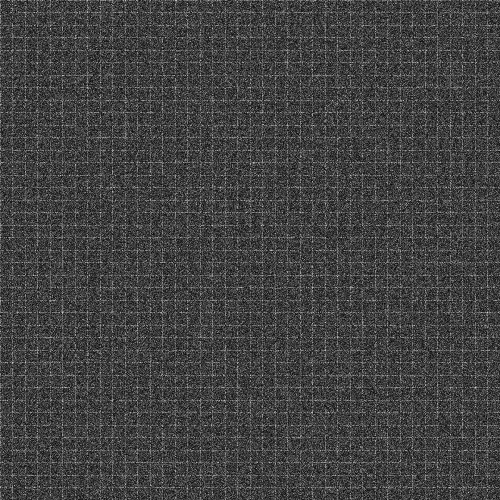
#> input picture data/gendata/grid.png, 1000 x 1000 px, given in place of grid.bmp, which was not available (shown at 1/2 size)
$ python tensor_testbench.py
#> lines starting #> are read from the running program, lines starting #| are printed output that depends on the picture; after the words box and inside, x2 and y2 are one past the last pixel; in counts of white or black regions, pixels touching at a corner belong together; pictures that were not available may be replaced by others from this repository, and a replacement may not be noted
### generate_data.py
import numpy as np
import scipy as sp
import matplotlib.pyplot as plt
import structen as st
import tensorvote as tv
import skimage as ski
import os

# adds Gaussian noise to a symmetric second order tensor field
def addGaussianT(T, sigma1, sigma0 = None):

    if sigma0 is None:
        sigma0 = sigma1

    THETA = np.random.uniform(0, np.pi * 2, (T.shape[0], T.shape[1]))
    X = np.cos(THETA)
    Y = np.sin(THETA)

    lambda_0 = np.abs(np.random.normal(0.0, sigma0, (T.shape[0], T.shape[1])))
    lambda_1 = np.abs(np.random.normal(0.0, sigma1, (T.shape[0], T.shape[1])))

    ETA1 = np.zeros_like(T)
    ETA1[:, :, 0, 0] = X * X * lambda_1
    ETA1[:, :, 0, 1] = X * Y * lambda_1
    ETA1[:, :, 1, 0] = ETA1[:, :, 0, 1]
    ETA1[:, :, 1, 1] = Y * Y * lambda_1

    ETA0 = np.zeros_like(T)
    X0 = Y
    Y0 = -X
    ETA0[:, :, 0, 0] = X0 * X0 * lambda_0
    ETA0[:, :, 0, 1] = X0 * Y0 * lambda_0
    ETA0[:, :, 1, 0] = ETA0[:, :, 0, 1]
    ETA0[:, :, 1, 1] = Y0 * Y0 * lambda_0

    return T + ETA1 + ETA0

def addShiftT(T, sigmax, sigmay = None):
    if sigmay is None:
        sigmay = sigmax

    x = np.array(range(0, T.shape[0]))
    y = np.array(range(0, T.shape[1]))
    X, Y = np.meshgrid(x, y)
    etaX = np.random.normal(0.0, sigmax, size=(T.shape[0], T.shape[1])).astype(int)
    etaY = np.random.normal(0.0, sigmay, size=(T.shape[0], T.shape[1])).astype(int)

    iX = X + etaX
    iY = Y + etaY
    iX[iX >= T.shape[0]] = 0
    iY[iY >= T.shape[1]] = 0
    iX[iX <= 0] = 0
    iY[iY <= 0] = 0
    T_out = T[iX, iY, :, :]
    return T_out

# generates an NxN axis-aligned grid with b boxes
# thickness is the width of each grid line
def genBoxGrid2(N, b, linewidth, noise=0):

    if b < 2:
        raise ValueError("An axis grid requries at least two boxes")

    # calculate the number of grid lines
    nlines = b - 1

    # calculate the total number of pixels taken up by grid lines
    linepixels = int(nlines * linewidth)

    # calculate the size of each box
    boxwidth = int((N - linepixels) / b)

    I = np.zeros((N, N))
    for i in range(nlines):
        startpixel = boxwidth + (linewidth + boxwidth) * i
        endpixel = startpixel + linewidth

        I[:, startpixel:endpixel] = 1
        I[startpixel:endpixel, :] = 1

    if noise != 0:
        I = np.random.normal(0, noise, I.shape) + I
    I[I<0] = 0

    return np.floor(((I - np.min(I)) / (np.max(I) - np.min(I))) * 255)

# generates an NxN axis-aligned grid tensor field with b boxes
# [9 lines left out: function genBoxGrid2T, not called in this run]


def genCircleGrid2(N, circles, linewidth, noise=0):

    x = np.linspace(0, N, N)                    # create a meshgrid of coordinates
    X, Y = np.meshgrid(x, x)
    #width = 1/N * linewidth

    diameter = N / circles                    # calculate the radius and diameter of the circles
    radius = diameter / 2.0

    R = np.ones((N, N)) * 100000
    for cxi in range(circles):                  # for each circle along x and y
        for cyi in range(circles):
            cx = radius + diameter * cxi
            cy = radius + diameter * cyi
            DX = X - cx
            DY = Y - cy
            D = np.sqrt(DX**2 + DY**2)
            R = np.minimum(R, D)

    I = R
    I[R<radius] = 0.0
    I[R>=radius] = 1.0

    #I = np.logical_and(R >= (radius - width), R <= radius ).astype(np.float32)
    if noise != 0:
        I = np.random.normal(0, noise, I.shape) + I
    #I[I<0] = 0

    return np.floor(((I - np.min(I)) / (np.max(I) - np.min(I))) * 255)

# [35 lines left out: functions genCircleGrid2T, genSpiral3, not called in this run]


def genSpiral2T(N, d, noise = 0):

    T = np.zeros((N, N, 2, 2)).astype(np.float32)

    dt = 0.001

    t = 0
    while True:
        x = t * np.cos(t)
        y = t * np.sin(t)


        # calculate the direction of the spiral (as the derivative)
        dx_dt = np.cos(t) - t * np.sin(t)
        dy_dt = t * np.cos(t) + np.sin(t)

        xp = (x / (2 * d) + 0.5) * N
        yp = (y / (2 * d) + 0.5) * N


        xi = int(xp)
        yi = int(yp)
        if(xi < 0 or yi < 0 or xi >= N or yi >= N):
            break


        l = np.sqrt(dx_dt ** 2 + dy_dt ** 2)

        ty = -dy_dt / l
        tx = dx_dt / l

        T[yi, xi, 0, 0] = tx * tx
        T[yi, xi, 0, 1] = tx * ty
        T[yi, xi, 1, 0] = T[yi, xi, 0, 1]
        T[yi, xi, 1, 1] = ty * ty

        t = t + dt

    if noise != 0:
        T = addGaussianT(T, noise, 0)
    return T


# saves an image stack, assuming the color value is the fastest (last) dimension
# [26 lines left out: functions saveColorStack, savestack, not called in this run]

# [24 lines of commented-out code are left out]

N = 2000
spiral_size = 200
sigma = 3
noise = 1
grid_size = 10
line_width = 1

T = genSpiral2T(N, spiral_size, 0)
np.save("spiral.npy", T)
T = addShiftT(T, 3)
T = addGaussianT(T, 0.2)
plt.figure()
tv.visualize(T, glyphs=False)
#> in visualize, `plt.show()`:
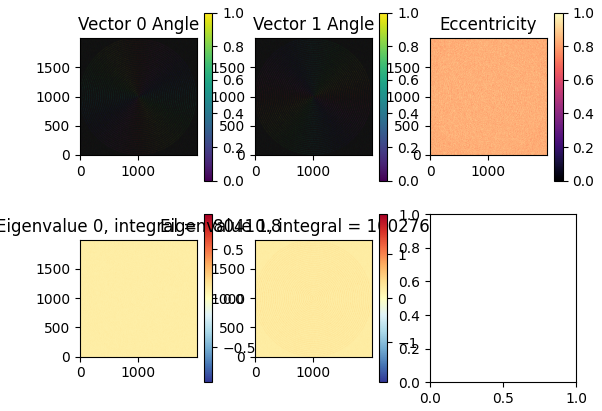
#> figure drawn by matplotlib, 10 panels

#V = tv.vote2(T)
#plt.figure()
#tv.visualize(V, glyphs=False)

I = genBoxGrid2(N, grid_size, line_width)
ski.io.imsave("boxgrid.bmp", I.astype(np.uint8))
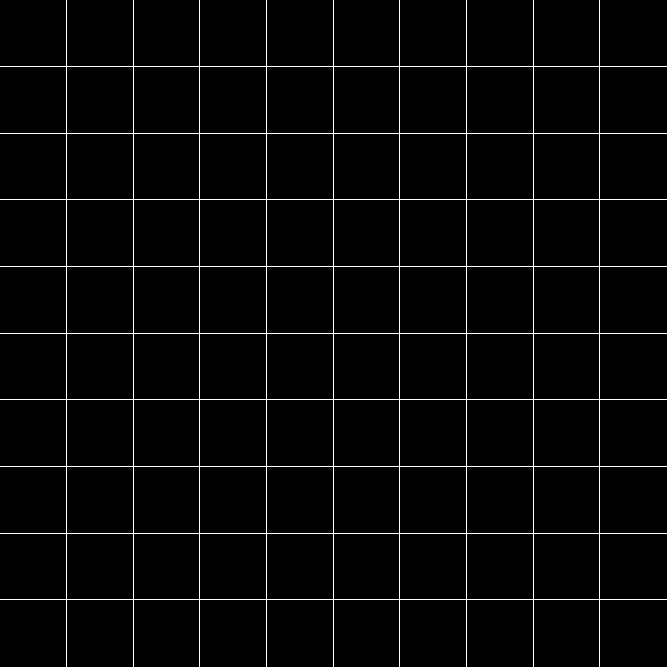
#> saved as boxgrid.bmp: shape (2000, 2000) (shown at 1/3 size); 0.9% white in thin lines or dots

I = genCircleGrid2(N, grid_size, line_width)
ski.io.imsave("circlegrid.bmp", I.astype(np.uint8))
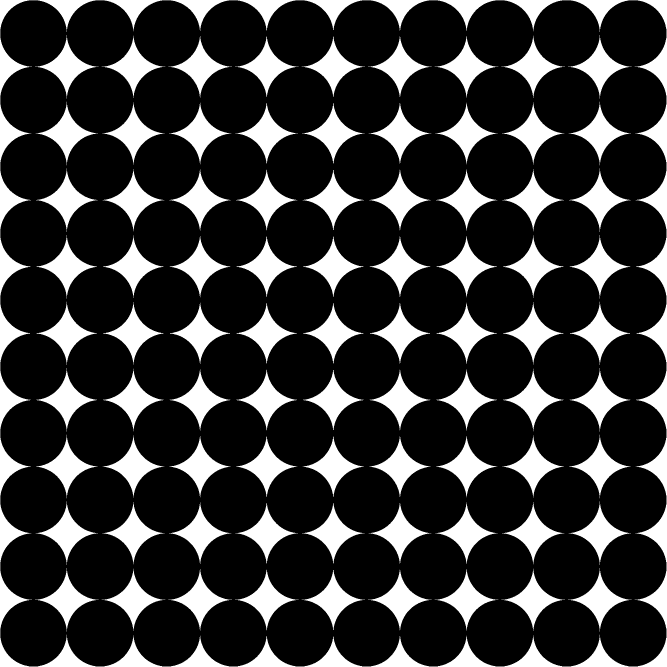
#> saved as circlegrid.bmp: shape (2000, 2000) (shown at 1/3 size); 21.5% white; 82 white regions, largest, box (x1, y1, x2, y2) and area: (0, 0, 2000, 2000) 167192, (905, 110, 1095, 290) 8582, (110, 905, 290, 1095) 8582
# [27 lines of commented-out code are left out]

### tensorvote.py
import numpy as np
import matplotlib.pyplot as plt
import matplotlib
import math
import argparse

'''

arg1: input file
arg2: output file
arg3: sigma for image to tensor conversion
arg: tensor voting sigma

'''

def eigmag(T):

    eigenValues, eigenVectors = np.linalg.eigh(T)
    magValues = np.abs(eigenValues)

    idx = np.argsort(magValues, -1)

    sortedValues = np.take_along_axis(eigenValues, idx, -1)
    sortedVectors = np.zeros_like(eigenVectors)
    sortedVectors[..., 0, :] = np.take_along_axis(eigenVectors[..., 0, :], idx, -1)
    sortedVectors[..., 1, :] = np.take_along_axis(eigenVectors[..., 1, :], idx, -1)

    return sortedValues, sortedVectors

# calculates the normalization factor for a stick tensor field
def eta(sigma1, sigma2, p):
    num = np.pi * math.factorial(2*p)
    den = 2**(2*p) * (math.factorial(p)**2)
    s = sigma1**2 + sigma2**2
    integral = (num / den) * s
    return 1.0 / integral

# calculates the voting field for a stick tensor using refined tensor voting (Goharbavang, et al., 2025)
# qx, qy is the eigenvector direction
# RX, RY are the x and y coordinates for the field
# sigma1, sigma2 are the standard deviations for the refined tensor voting algorithm
# power is the refinement term
def stickfield2(qx, qy, RX, RY, sigma1, sigma2=0, power=1):

    q = np.zeros((2, 1))
    q[0] = qx
    q[1] = qy

    # calculate the length (distance) value
    L = np.sqrt(RX**2 + RY**2)

    # calculate the normalized direction vector
    D = np.zeros((RX.shape[0], RX.shape[1], 2, 1))

    D[:, :, 0, 0] = np.divide(RX, L, out=np.ones_like(RX)*qx, where=L!=0)
    D[:, :, 1, 0] = np.divide(RY, L, out=np.ones_like(RY)*qy, where=L!=0)

    # calculate the rotated stick direction
    Dt = np.transpose(D, axes=(0, 1, 3, 2))
    I = np.eye(2)
    R = I - 2 * np.matmul(D, Dt)
    Rq = np.matmul(R, q)
    Rqt = np.transpose(Rq, (0, 1, 3, 2))

    # calculate the decay based on the desired properties
    if sigma1 == 0:
        d1 = 0
    else:
        d1 = np.exp(- L**2 / sigma1**2)

    if sigma2 == 0:
        d2 = 0
    else:
        d2 = np.exp(- L**2 / sigma2**2)

    qTd = np.squeeze(np.matmul(np.transpose(q), D))
    cos_2_theta = qTd**2
    sin_2_theta = 1 - cos_2_theta

    DECAY = (d1 * sin_2_theta + d2 * cos_2_theta)[..., np.newaxis, np.newaxis]

    V = eta(sigma1, sigma2, power) * DECAY * np.matmul(Rq, Rqt)
    return V

# calculate the vote result of the tensor field T using refined tensor voting (Goharbavang, et al., 2025)
# sigma is the standard deviation of the vote field
def stickvote2(T, sigma=3, sigma2=0):

    evals, evecs = eigmag(T)
    evals_mag = np.abs(evals)

    # store the eigenvector corresponding to the largest eigenvalue
    E = evecs[:, :, :, 1]

    sigmax = max(sigma, sigma2)

    # calculate the optimal window size
    w = int(6 * sigmax + 1)
    x = np.linspace(-(w-1)/2, (w-1)/2, w)
    X0, X1 = np.meshgrid(x, x)

    # create a padded vote field to store the vote results
    pad = int(3 * sigmax)
    VF = np.pad(np.zeros(T.shape), ((pad, pad), (pad, pad), (0, 0), (0, 0)))

    # for each pixel in the tensor field
    for x0 in range(T.shape[0]):
        for x1 in range(T.shape[1]):
            scale = (evals_mag[x0, x1, 1] - evals_mag[x0, x1, 0]) * np.sign(evals[x0, x1, 1])
            S = scale * stickfield2(E[x0, x1, 0], E[x0, x1, 1], X0, X1, sigma, sigma2)
            VF[x0:x0 + S.shape[0], x1:x1 + S.shape[1]] = VF[x0:x0 + S.shape[0], x1:x1 + S.shape[1]] + S
    return VF[pad:-pad, pad:-pad, :, :]

# calculates the voting field for a plate tensor using refined tensor voting (Goharbavang, et al., 2025)
# RX, RY are the x and y coordinates for the field
# sigma1, sigma2 are the standard deviations for the refined tensor voting algorithm
# [99 lines left out: functions platefield2, platefield2_numerical, platevote2_numerical, platevote2, not called in this run]

'''
Main function for analytical 2D tensor voting. This function applies both stick
and plate voting, and allows for both alpha and beta vote orientations. You can
use beta voting by assigning sigma=0 and the desired standard deviation for sigma_beta.
'''

def vote2(T, sigma=3, sigma_beta=0):

    S = stickvote2(T, sigma, sigma_beta)
    P = platevote2(T, sigma, sigma_beta)

    V = S + P
    return V

# [56 lines left out: functions vector2tensor, generate_stick_field, generate2, impulse, not called in this run]

def vec2theta(V):
    return np.arctan2(V[..., 1], V[..., 0])

def eccentricity(T):
    L, V = eigmag(T)

    L0_2 = L[..., 0]**2
    L1_2 = L[..., 1]**2

    ratio = np.where(L1_2 > 0, L0_2 / L1_2, 1)

    E = np.sqrt(1 - ratio)
    return E

# [4 lines left out: function eccentricity_decay, not called in this run]

# visualize a tensor field T (NxMx2x2)
def visualize(T, glyphs=False, glyphscalar="l1"):

    L, V = eigmag(T)
    THETA0 = vec2theta(V[..., :, 0])                 # convert the eigenvector to polar coordinates

    neg = THETA0 < 0                                 # normalize to [0, 1] for color mapping
    THETA0[neg] = np.pi - np.abs(THETA0[neg])
    THETA0 = THETA0 / np.pi

    cmap = matplotlib.colormaps["hsv"]              # get the angle color
    C0 = cmap(THETA0)

    THETA1 = vec2theta(V[..., :, 1])                 # convert the eigenvector to polar coordinates

    neg = THETA1 < 0                                 # normalize to [0, 1] for color mapping
    THETA1[neg] = np.pi - np.abs(THETA1[neg])
    THETA1 = THETA1 / np.pi

    cmap = matplotlib.colormaps["hsv"]              # get the angle color
    C1 = cmap(THETA1)

    ecc = eccentricity(T)[..., np.newaxis]

    C0 = ecc * C0 + (1 - ecc)                         # scale the saturation by the eccentricity (lower eccentricity is whiter)
    l1_max = np.max(np.abs(L[..., 1]))
    C0 = C0 * (np.abs(L[..., 1]) / l1_max)[..., np.newaxis]

    C1 = ecc * C1 + (1 - ecc)                         # scale the saturation by the eccentricity (lower eccentricity is whiter)
    l1_max = np.max(np.abs(L[..., 1]))
    C1 = C1 * (np.abs(L[..., 1]) / l1_max)[..., np.newaxis]

    plt.subplot(2, 3, 1)
    plt.imshow(C0[:, :, 0:3], origin="lower")
    plt.title("Vector 0 Angle")
    plt.colorbar()

    plt.subplot(2, 3, 2)
    plt.imshow(C1[:, :, 0:3], origin="lower")
    plt.title("Vector 1 Angle")
    plt.colorbar()

    plt.subplot(2, 3, 3)
    plt.imshow(ecc, cmap="magma", origin="lower")
    plt.title("Eccentricity")
    plt.colorbar()

    plt.subplot(2, 3, 4)
    l0_max = np.max(np.abs(L[..., 0]))
    plt.imshow(L[:, :, 0], vmin=-l0_max, vmax=l0_max, cmap="RdYlBu_r", origin="lower")
    plt.colorbar()
    l0_sum = np.sum(L[..., 0])
    plt.title("Eigenvalue 0, integral = " + str(l0_sum))

    plt.subplot(2, 3, 5)
    l1_max = np.max(np.abs(L[..., 1]))
    plt.imshow(L[:, :, 1], vmin=-l1_max, vmax=l1_max, cmap="RdYlBu_r", origin="lower")
    plt.colorbar()
    l1_sum = np.sum(L[..., 1])
    plt.title("Eigenvalue 1, integral = " + str(l1_sum))

    plt.subplot(2, 3, 6)
    l1_max = np.max(np.abs(L[..., 1]))

    if glyphs:
        plt.quiver(V[:,:,0, 1], V[:, :, 1, 1], headwidth=0, headaxislength=0, headlength=0, pivot="mid", color=(0.0, 0.0, 0.0, 0.5))

        if glyphscalar == "l1":
            plt.imshow(L[:, :, 1], vmin=-l1_max, vmax=l1_max, cmap="RdYlBu_r", origin="lower")
            plt.colorbar()
        l1_sum = np.sum(L[..., 1])
        plt.title("Eigenvalue 1, integral = " + str(l1_sum))

    plt.show()

# performs iterative voting on a tensor field T
# sigma is the standard deviation for the first iteration
# iterations is the number of iterations (voting passes)
# dsigma shows how much sigma is increased every iteration
# [27 lines left out: functions iterative_vote2, iterative_stick2, not called in this run]

# [35 lines that do not run on import are left out]

### structen.py
import numpy as np
from skimage.io import imread
from skimage.transform import downscale_local_mean
import scipy as sp
from skimage.color import rgb2gray
import sys

def structure2d(I, sigma=3, deriv=1, noise=0):

    if(len(I.shape) > 2):
        img = I[:, :, 0]
    else:
        img = I

    # calculate the image gradient
    dIdy = np.gradient(img, axis=0, edge_order=2)
    #dIdy = np.gradient(dIdy, axis=0, edge_order=2)
    dIdx = np.gradient(img, axis=1, edge_order=2)
    #dIdx = np.gradient(dIdx, axis=1, edge_order=2)
    print("Max dIdy: " + str(np.max(dIdy)))


    # create the structure tensor
    T = np.zeros((img.shape[0], img.shape[1], 2, 2))

    T[:, :, 0, 0] = dIdx * dIdx
    if noise > 0:
        T[:, :, 0, 0] = T[:, :, 0, 0] + np.abs(np.random.normal(0.0, noise, T[:, :, 0, 0].shape))

    T[:, :, 1, 1] = dIdy * dIdy
    if noise > 0:
        T[:, :, 1, 1] = T[:, :, 1, 1] + np.abs(np.random.normal(0.0, noise, T[:, :, 1, 1].shape))

    T[:, :, 0, 1] = dIdx * dIdy
    if noise > 0:
        T[:, :, 0, 1] = T[:, :, 0, 1] + np.random.normal(0.0, noise, T[:, :, 0, 1].shape)

    T[:, :, 1, 0] = T[:, :, 0, 1]

    #if the sigma value is 0, don't do any blurring or resampling
    if sigma > 0:
        window = np.ones((sigma, sigma, 1, 1))
        T = sp.signal.convolve(T, window, mode="same")


    return T

# [66 lines left out: functions structure2d_nz, structen, hessian, not called in this run]


# [18 lines that do not run on import are left out]


### tensor_testbench.py
import structen as st
import tensorvote as tv
import skimage
import scipy as sp
import numpy as np
import matplotlib.pyplot as plt
import generate_data as gen
import subprocess
import os
import time
import shutil

# [232 lines left out: functions run_vote_field_test, run_vote_test, tensor_field_difference, run_grid_test, run_field_test, display_fields and 1 more, not called in this run]

    # [5 lines of commented-out code are left out]

I = skimage.io.imread("grid.bmp")
#> I is the input picture: shape (1000, 1000); min 0, max 255, mean 65.6
T = st.structure2d(I, noise=2000)
#> in structure2d, `dIdy = np.gradient(img, axis=0, edge_order=2)`:
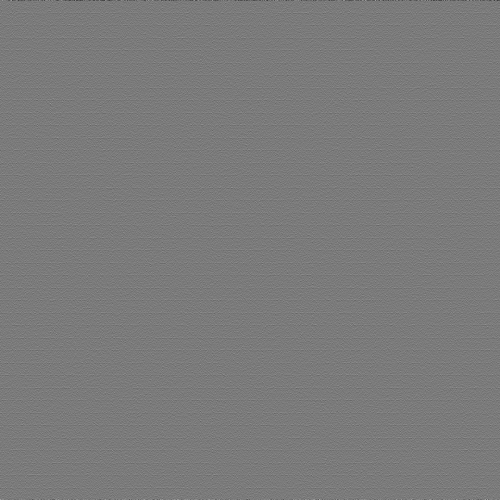
#> dIdy: shape (1000, 1000) float64 (shown at 1/2 size); min -435.5, max 466.5, mean -0.1; drawn with min black and max white
#| Max dIdy: 466.5


Tval, Tvec = np.linalg.eigh(T)
plt.figure()
plt.imshow(Tval[:, :, 1], cmap="magma")
plt.title("Original Image")

plt.figure()

sigma_step = 0.5
sigma_start = 1.0
nsigma = 4
for si in range(nsigma):
    sigma = sigma_start + si * sigma_step
    B = sp.ndimage.gaussian_filter(T, (sigma, sigma, 0, 0))
#> (the run stopped early here; a loop or call above may not have finished)
